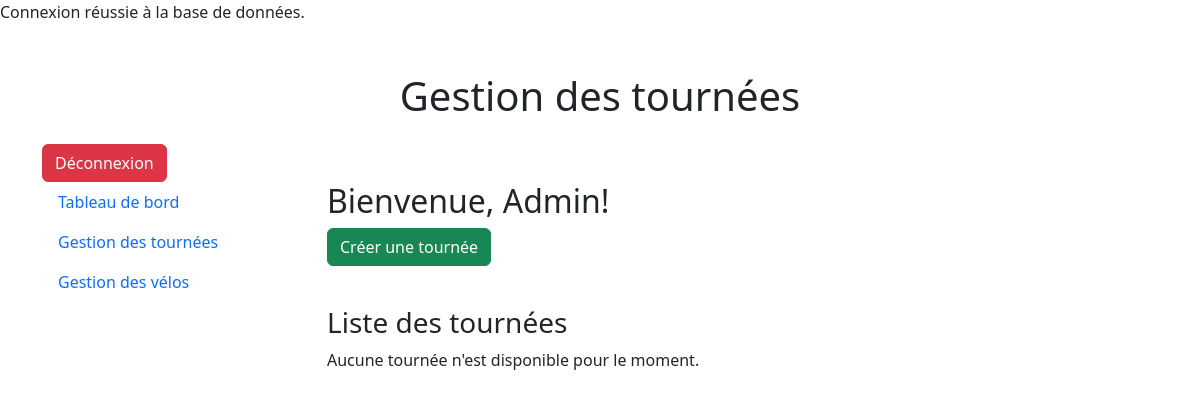
Page /gestionnaire_reseau/gestion_tournees.php (signed in) on the earlier database version.
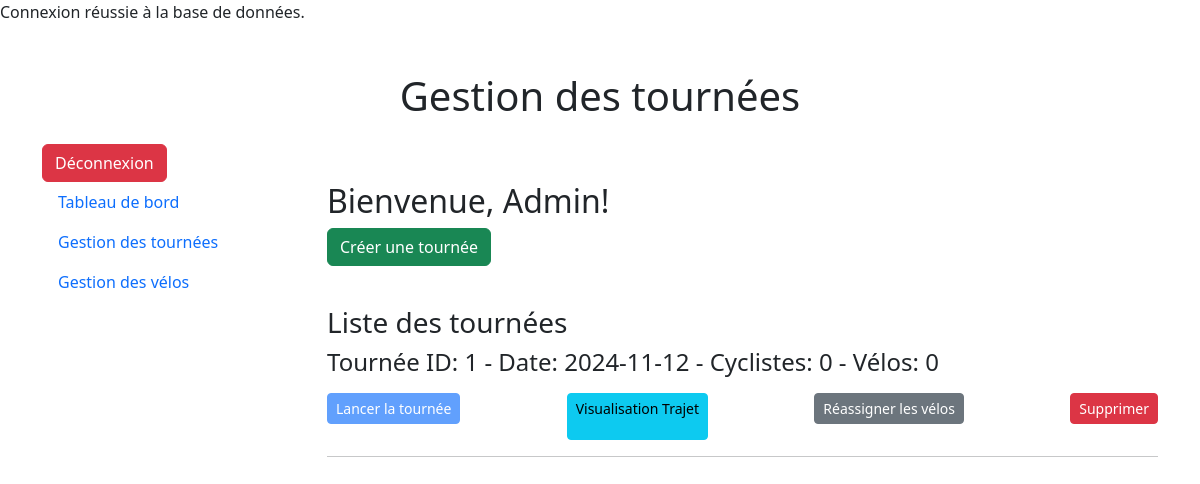
Same page on the later database version.
### tables this page shows
CREATE TABLE `tournees` (
  `id` int(11) NOT NULL,
  `date` date NOT NULL,
  `cycliste_id` int(11) DEFAULT NULL,
  `velo_id` int(11) DEFAULT NULL,
  `heure_debut` time DEFAULT NULL,
  `heure_fin` time DEFAULT NULL,
  `etat` enum('planifiee','en_cours','terminee','interrompue') NOT NULL DEFAULT 'planifiee'
);

### gestionnaire_reseau/gestion_tournees.php (the view, shortened to what this page needs)
<?php
$servername = "localhost";
$username_db = "root";
$password_db = "";
$dbname = "poubelle_verte";
$conn = new mysqli($servername, $username_db, $password_db, $dbname);
$sqlTournees = "SELECT t.id AS tournee_id, t.date, t.heure_debut, t.etat, COUNT(tc.cycliste_id) AS nombre_cyclistes,
                (SELECT COUNT(v.id) FROM tournees_cyclistes tc2 LEFT JOIN velos v ON tc2.velo_id = v.id WHERE tc2.tournee_id = t.id) AS nombre_velos
                FROM tournees t
                LEFT JOIN tournees_cyclistes tc ON t.id = tc.tournee_id
                GROUP BY t.id
                ORDER BY t.date DESC";
$resultTournees = $conn->query($sqlTournees);
?>
<!DOCTYPE html>
<html>
<head>
    <link rel="stylesheet" href="https://cdn.jsdelivr.net/npm/bootstrap@5.3.0/dist/css/bootstrap.min.css">
</head>
<body>
    <div class="container mt-5">
        <h1 class="text-center mb-4">Gestion des tournées</h1>
        <a href="../logout.php" class="btn btn-danger logout-btn">Déconnexion</a>
        <div class="row">
            <div class="col-md-3">
                <ul class="nav flex-column">
                    <li class="nav-item">
                        <a class="nav-link" href="gestionnaire_reseau.php">Tableau de bord</a>
                    </li>
                    <li class="nav-item">
                        <a class="nav-link active" href="gestion_tournees.php">Gestion des tournées</a>
                    </li>
                    <li class="nav-item">
                        <a class="nav-link" href="gestion_velos.php">Gestion des vélos</a>
                    </li>
                </ul>
            </div>
            <div class="col-md-9">
                <h2>Bienvenue, <?php echo htmlspecialchars($_SESSION['prenom']); ?>!</h2>
                <form method="POST">
                    <button type="submit" class="btn btn-success mb-4">Créer une tournée</button>
                </form>
                <h3>Liste des tournées</h3>
                <?php if ($resultTournees->num_rows > 0): ?>
                    <?php while ($row = $resultTournees->fetch_assoc()): ?>
                        <div class='tournee'>
                            <h4>Tournée ID: <?php echo $row['tournee_id']; ?> - Date: <?php echo $row['date']; ?> - Cyclistes: <?php echo $row['nombre_cyclistes']; ?> - Vélos: <?php echo $row['nombre_velos']; ?></h4>
                            <div class='d-flex justify-content-between mt-3'>
                                <form method='POST' class='d-inline'>
                                    <button type='submit' class='btn btn-primary btn-sm' name='launch_tournee'
                                    <?php if ($row['nombre_cyclistes'] == 0 || $row['nombre_velos'] < $row['nombre_cyclistes']) echo 'disabled'; ?>>
                                    Lancer la tournée
                                    </button>
                                </form>
                                <a href="trajet.php?tournee_id=<?php echo $row['tournee_id']; ?>" class="btn btn-info btn-sm">Visualisation Trajet</a>
                                <form method='POST' class='d-inline'>
                                    <button type='submit' class='btn btn-secondary btn-sm' name='reassigner_velos'>Réassigner les vélos</button>
                                </form>
                                <form method='POST' class='d-inline'>
                                    <button type='submit' class='btn btn-danger btn-sm' name='delete_tournee' onclick="return confirm('Êtes-vous sûr de vouloir supprimer cette tournée ?')">Supprimer</button>
                                </form>
                            </div>
                        </div>
                        <hr>
                    <?php endwhile; ?>
                <?php else: ?>
                    <p>Aucune tournée n'est disponible pour le moment.</p>
                <?php endif; ?>
            </div>
        </div>
    </div>
</body>
</html>

Differences in the rows shown:
added tournees: id "1", date "2024-11-12", nombre_cyclistes "0", nombre_velos "0"
Other differences:
text no longer shown: "Aucune tournée n'est disponible pour le moment."
